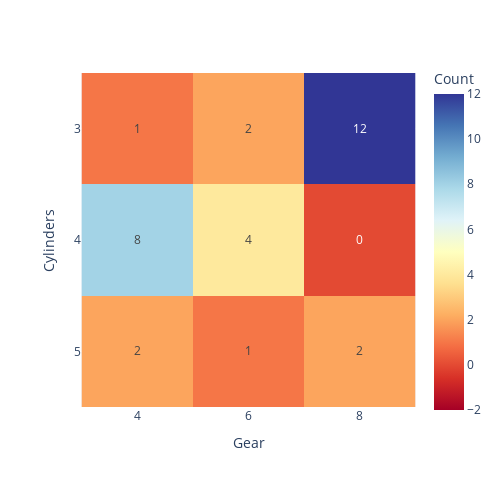

This figure's notebook cell:
### Code cell
fig = px.imshow(gearCylCount2, x=gearCylCount2.columns, y=gearCylCount2.index, text_auto=True , \
                labels = dict(x = "Gear", y = "Cylinders", color = "Count"), color_continuous_scale = 'RdYlBu', 
                color_continuous_midpoint = 5)

fig.update_layout(width=500,height=500)
fig.show()

### Figure 1 — Plotly figure (JSON) as saved in the notebook; plotly's stock layout.template omitted (floating-point values rounded to 4 significant figures)
{"data": [{"coloraxis": "coloraxis", "hovertemplate": "Gear: %{x}<br>Cylinders: %{y}<br>Count: %{z}<extra></extra>", "name": "0", "texttemplate": "%{z}", "type": "heatmap", "x": ["4", "6", "8"], "xaxis": "x", "y": ["3", "4", "5"], "yaxis": "y", "z": [[1, 2, 12], [8, 4, 0], [2, 1, 2]]}], "layout": {"coloraxis": {"cmid": 5, "colorbar": {"title": {"text": "Count"}}, "colorscale": [[0, "rgb(165,0,38)"], [0.1, "rgb(215,48,39)"], [0.2, "rgb(244,109,67)"], [0.3, "rgb(253,174,97)"], [0.4, "rgb(254,224,144)"], [0.5, "rgb(255,255,191)"], [0.6, "rgb(224,243,248)"], [0.7, "rgb(171,217,233)"], [0.8, "rgb(116,173,209)"], [0.9, "rgb(69,117,180)"], [1, "rgb(49,54,149)"]]}, "height": 500, "margin": {"t": 60}, "width": 500, "xaxis": {"anchor": "y", "autorange": true, "constrain": "domain", "domain": [0, 1], "range": [-0.5, 2.5], "scaleanchor": "y", "title": {"text": "Gear"}, "type": "category"}, "yaxis": {"anchor": "x", "autorange": true, "constrain": "domain", "domain": [0.03611, 0.9639], "range": [2.5, -0.5], "title": {"text": "Cylinders"}, "type": "category"}}}
